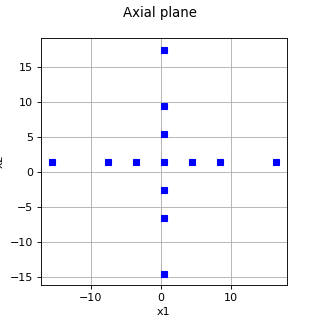

Reproduce this figure in Python.
import openturns as ot
from matplotlib import pyplot as plt
from openturns.viewer import View

# Generate sample with the given plane
center = [0.5, 1.5]
levels = [4, 8, 16]

experiment = ot.Axial(center, levels)
sample = experiment.generate()

# Create the graph
graph = ot.Graph(sample.getName(), "x1", "x2", True, "")
cloud = ot.Cloud(sample, "blue", "fsquare", "")
graph.add(cloud)

# Draw the graph
fig = plt.figure(figsize=(4, 4))
axis = fig.add_subplot(111)
View(graph, figure=fig, axes=[axis], add_legend=False, square_axes=True)
axis.set_xlim(auto=True)
